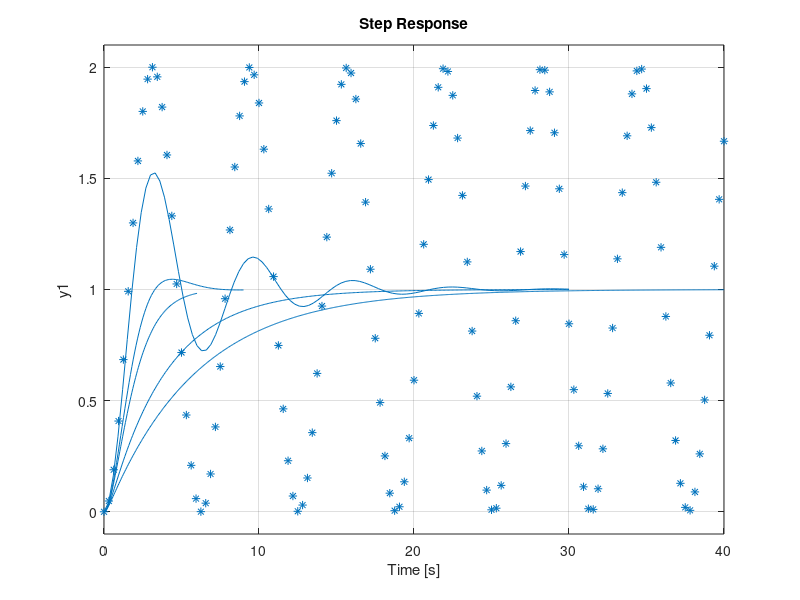

The MATLAB script that drew this image:
%%step response of a second order system for fixed w and varying z

n = [1];

d0 = [1 0 1];
sys0 = tf(n,d0)
step(sys0, '*')
hold on

d1 = [1 .4 1]
sys1 = tf(n,d1)
step(sys1)
hold on

d2 = [1 1.4 1]
sys2 = tf(n,d2)
step(sys2)
hold on

d3 = [1 2 1]
sys3 = tf(n,d3)
step(sys3)
hold on

d4 = [1 4 1]
sys4 = tf(n,d4)
step(sys4)
hold on

d5 = [1 6 1]
sys5 = tf(n,d5)
step(sys5)
hold off
